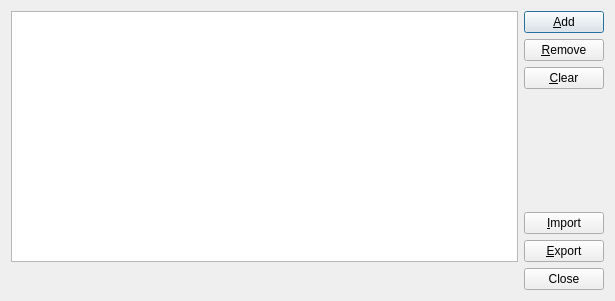
<?xml version="1.0" encoding="UTF-8"?>
<ui version="4.0">
 <class>EditMappingDialog</class>
 <widget class="QDialog" name="EditMappingDialog">
  <property name="geometry">
   <rect>
    <x>0</x>
    <y>0</y>
    <width>615</width>
    <height>301</height>
   </rect>
  </property>
  <property name="windowTitle">
   <string>Edit mapping</string>
  </property>
  <layout class="QVBoxLayout" name="verticalLayout_2">
   <item>
    <layout class="QHBoxLayout" name="horizontalLayout">
     <item>
      <widget class="QTableView" name="mappingView"/>
     </item>
     <item>
      <layout class="QVBoxLayout" name="verticalLayout">
       <item>
        <widget class="QPushButton" name="addButton">
         <property name="text">
          <string>&amp;Add</string>
         </property>
        </widget>
       </item>
       <item>
        <widget class="QPushButton" name="removeButton">
         <property name="toolTip">
          <string>Remove last channel</string>
         </property>
         <property name="text">
          <string>&amp;Remove</string>
         </property>
        </widget>
       </item>
       <item>
        <widget class="QPushButton" name="clearButton">
         <property name="text">
          <string>&amp;Clear</string>
         </property>
        </widget>
       </item>
       <item>
        <spacer name="verticalSpacer">
         <property name="orientation">
          <enum>Qt::Vertical</enum>
         </property>
         <property name="sizeHint" stdset="0">
          <size>
           <width>20</width>
           <height>40</height>
          </size>
         </property>
        </spacer>
       </item>
       <item>
        <widget class="QPushButton" name="importButton">
         <property name="text">
          <string>&amp;Import</string>
         </property>
        </widget>
       </item>
       <item>
        <widget class="QPushButton" name="exportButton">
         <property name="text">
          <string>&amp;Export</string>
         </property>
        </widget>
       </item>
      </layout>
     </item>
    </layout>
   </item>
   <item>
    <widget class="QDialogButtonBox" name="dialogButtonBox">
     <property name="orientation">
      <enum>Qt::Horizontal</enum>
     </property>
     <property name="standardButtons">
      <set>QDialogButtonBox::Close</set>
     </property>
    </widget>
   </item>
  </layout>
 </widget>
 <resources/>
 <connections>
  <connection>
   <sender>dialogButtonBox</sender>
   <signal>accepted()</signal>
   <receiver>EditMappingDialog</receiver>
   <slot>accept()</slot>
   <hints>
    <hint type="sourcelabel">
     <x>248</x>
     <y>254</y>
    </hint>
    <hint type="destinationlabel">
     <x>157</x>
     <y>274</y>
    </hint>
   </hints>
  </connection>
  <connection>
   <sender>dialogButtonBox</sender>
   <signal>rejected()</signal>
   <receiver>EditMappingDialog</receiver>
   <slot>reject()</slot>
   <hints>
    <hint type="sourcelabel">
     <x>316</x>
     <y>260</y>
    </hint>
    <hint type="destinationlabel">
     <x>286</x>
     <y>274</y>
    </hint>
   </hints>
  </connection>
 </connections>
</ui>
